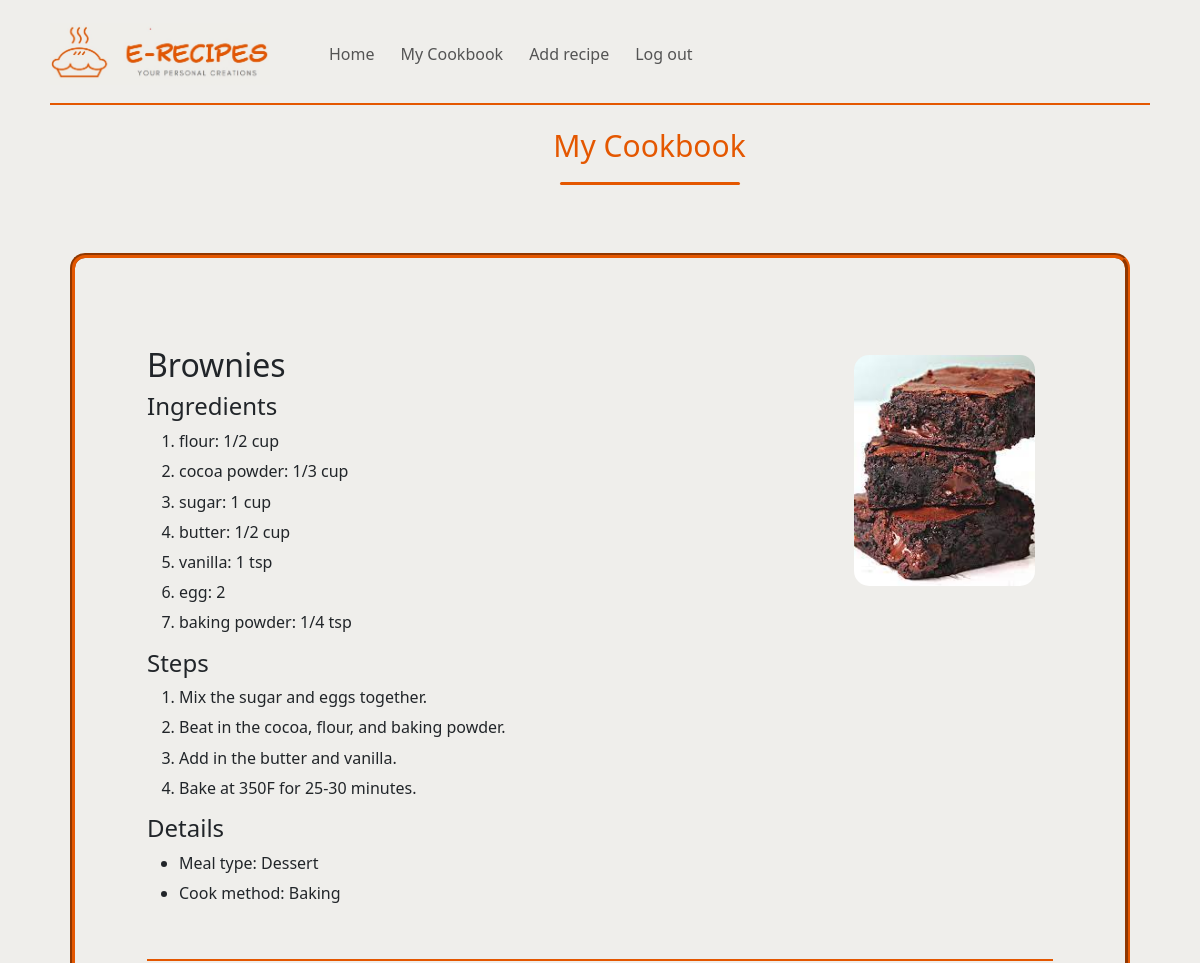
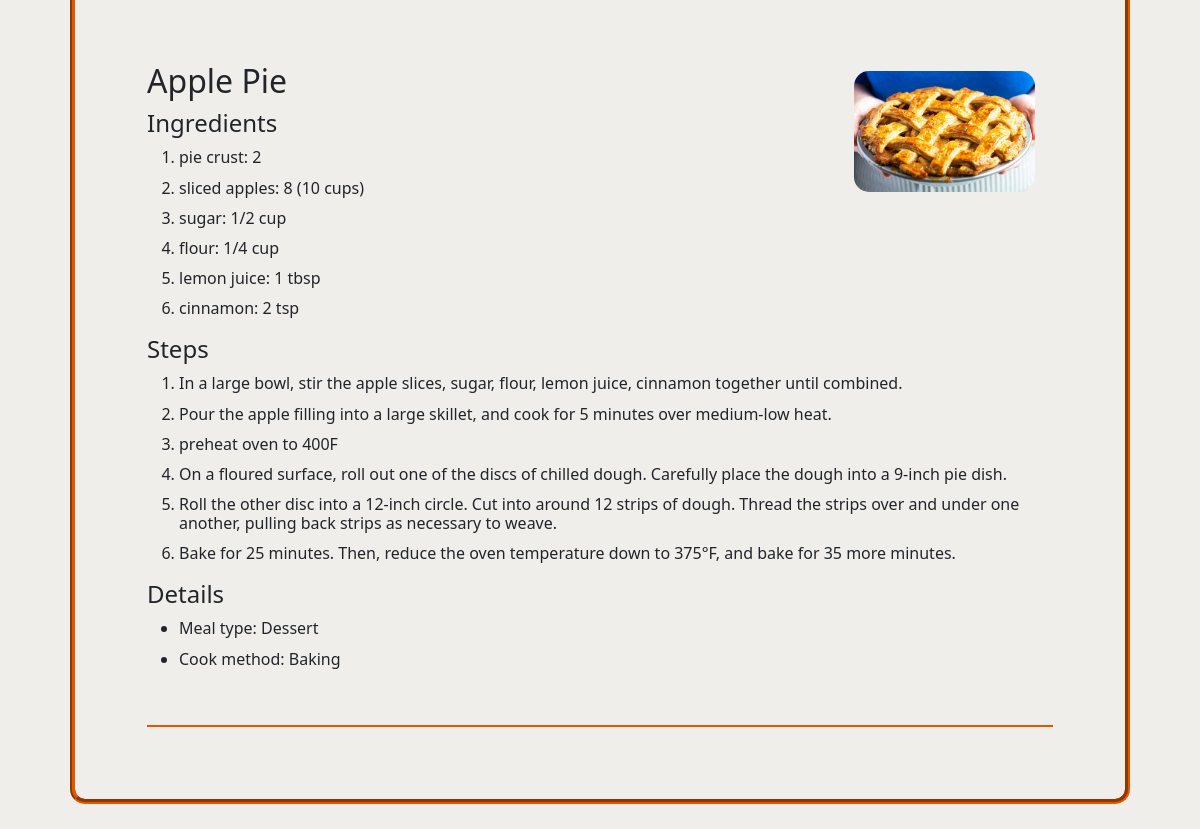
/cookbook (signed in), run on the app's committed database (2 pictures, top to bottom).
### tables this page shows
CREATE TABLE recipes (
id INTEGER PRIMARY KEY AUTOINCREMENT,
user_id INTEGER NOT NULL,
name TEXT NOT NULL,
type TEXT NOT NULL,
cook TEXT NOT NULL,
image TEXT NOT NULL,
FOREIGN KEY (user_id) REFERENCES users(id)
);

CREATE TABLE ingredients (
id INTEGER PRIMARY KEY AUTOINCREMENT,
recipe_id INTEGER NOT NULL,
name TEXT NOT NULL,
amount TEXT NOT NULL,
FOREIGN KEY (recipe_id) REFERENCES recipes(id)
);

CREATE TABLE steps (
id INTEGER PRIMARY KEY AUTOINCREMENT,
recipe_id INTEGER NOT NULL,
step TEXT NOT NULL,
FOREIGN KEY (recipe_id) REFERENCES recipes(id)
);

### app.py (the view)
@app.route("/cookbook")
@login_required
def mycookbook():
    connection = sqlite3.connect('project.db', check_same_thread=False)
    db = connection.cursor()
    db.row_factory = sqlite3.Row
    recipes = db.execute("SELECT * FROM recipes WHERE user_id = ?", (session["user_id"],)).fetchall()
    recipe_list = []
    for recipe in recipes:
        recipe_id = recipe["id"]
        ingredients = db.execute("SELECT * FROM ingredients WHERE recipe_id = ?", (recipe_id, )).fetchall()
        steps = db.execute("SELECT * FROM steps WHERE recipe_id = ?", (recipe_id, )).fetchall()
        recipe_dict = {
        "id": recipe_id,
        "name": recipe["name"],
        "type": recipe["type"],
        "cook": recipe["cook"],
        "image": recipe["image"],
        "ingredients": ingredients,
        "steps": steps
        }
        recipe_list.append(recipe_dict)
    connection.commit()
    connection.close()
    return render_template("cookbook.html", recipe_list=recipe_list, show_search=False)

### app.py (called while the page is built)
@app.after_request
def after_request(response):
    response.headers["Cache-Control"] = "no-cache, no-store, must-revalidate"
    response.headers["Expires"] = 0
    response.headers["Pragma"] = "no-cache"
    return response

### helpers.py (called while the page is built)
def login_required(f):
    @wraps(f)
    def decorated_function(*args, **kwargs):
        if session.get("user_id") is None:
            return redirect("/login")
        return f(*args, **kwargs)
    return decorated_function

### templates/cookbook.html (shortened to what this page needs)
{% extends "layout.html" %}
{% block body %}
    <h2 class="recipe-heading"> My Cookbook </h2>
    <br>
    <div class="recipe-wrapper">
        {% for recipe_dict in recipe_list %}
            <div class="container">
                <br>
                <img src= "{{ recipe_dict.image}}" class="recipe_img" alt="{{recipe_dict.name}}">
                <h2> {{ recipe_dict.name }} </h2>
                <h4>Ingredients </h4>
                <ol>
                    {% for ingredient in recipe_dict.ingredients %}
                        <li> <h6> {{ ingredient.name }}: {{ ingredient.amount }} </h6> </li>
                    {% endfor %}
                </ol>
                <h4>Steps </h4>
                <ol>
                    {% for step in recipe_dict.steps %}
                        <li> <h6> {{ step.step }} </h6> </li>
                    {% endfor %}
                </ol>
                <h4> Details </h4>
                <ul>
                    <li> <h6> Meal type: {{ recipe_dict.type }} </h6> </li>
                    <li> <h6> Cook method: {{ recipe_dict.cook }} </h6> </li>
                </ul>
                <br>
            </div>
            <br>
        {% endfor %}
    </div>
{% endblock %}

### static/styles.css (style rules this page uses)
* { margin: 0; padding: 0; }
body { margin: 5px 50px; background-color: #efeeeb; display: flex; }
.recipe-heading { margin-bottom: 45px; margin-top: 15px; margin-left: 9%; color:#e45700; font-size: 30px; text-align: center; }
.recipe-heading::before { content: ''; background-color: #e45700; height: 3px; width: 180px; margin: 0 auto; display: block; transform: translateY(57px); border-radius: 5px; }
.recipe-wrapper { border: 5px groove #e45700; border-radius: 15px; padding: 6vh 6vw; margin: 20px; }
.container { border-bottom: 2px solid #e45700; padding: 2vh 0; }
.recipe_img { float: right; width: 20%; height:20%; margin-top: 1%; margin-right: 2%; border-radius: 15px; }

### data on the page
recipes: image (picture), name "Brownies", type "Dessert", cook "Baking"
ingredients: name "flour", amount "1/2 cup"
ingredients: name "cocoa powder", amount "1/3 cup"
ingredients: name "sugar", amount "1 cup"
ingredients: name "butter", amount "1/2 cup"
ingredients: name "vanilla", amount "1 tsp"
ingredients: name "egg", amount "2"
ingredients: name "baking powder", amount "1/4 tsp"
steps: step "Mix the sugar and eggs together."
steps: step "Beat in the cocoa, flour, and baking powder."
steps: step "Add in the butter and vanilla."
steps: step "Bake at 350F for 25-30 minutes."
recipes: image (picture), name "Apple Pie", type "Dessert", cook "Baking"
ingredients: name "pie crust", amount "2"
ingredients: name "sliced apples", amount "8 (10 cups)"
ingredients: name "sugar", amount "1/2 cup"
ingredients: name "flour", amount "1/4 cup"
ingredients: name "lemon juice", amount "1 tbsp"
ingredients: name "cinnamon", amount "2 tsp"
steps: step "In a large bowl, stir the apple slices, sugar, flour, lemon juice, cinnamon together until combined."
steps: step "Pour the apple filling into a large skillet, and cook for 5 minutes over medium-low heat."
steps: step "preheat oven to 400F"
steps: step "On a floured surface, roll out one of the discs of chilled dough. Carefully place the dough into a 9-inch pie dish."
steps: step "Roll the other disc into a 12-inch circle. Cut into around 12 strips of dough. Thread the strips over and under one another, pulling back strips as necessary to weave."
steps: step "Bake for 25 minutes. Then, reduce the oven temperature down to 375°F, and bake for 35 more minutes."
